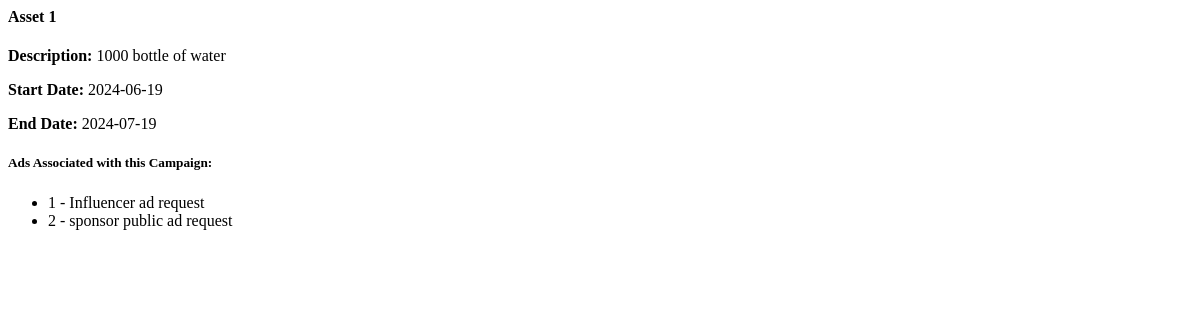
The app's page /campaign_details/1 (signed in), older data.
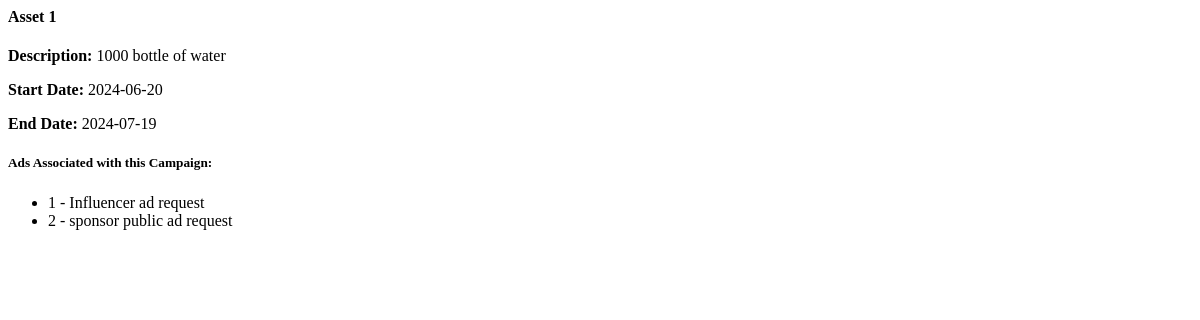
The same page, newer data.
### app/models.py (models this page shows)
class Campaign(db.Model):
    id = db.Column(db.Integer, primary_key=True)
    name = db.Column(db.String(100), nullable=False)
    description = db.Column(db.Text, nullable=False)
    budget = db.Column(db.Float, nullable=False)
    visibility = db.Column(db.String(10), nullable=False)  # 'public', 'private'
    start_date = db.Column(db.Date, nullable=False)
    end_date = db.Column(db.Date, nullable=False)
    user_id = db.Column(db.Integer, db.ForeignKey('user.id'), nullable=False)
    ad_requests = db.relationship('AdRequest', backref='campaign', lazy=True)
    flag = db.Column(db.Boolean, default=False, nullable=False)  # Add flag column

class AdRequest(db.Model):
    id = db.Column(db.Integer, primary_key=True)
    campaign_id = db.Column(db.Integer, db.ForeignKey('campaign.id'), nullable=False)
    influencer_id = db.Column(db.Integer, db.ForeignKey('user.id'), nullable=False)
    requirements = db.Column(db.Text, nullable=False)
    payment_amount = db.Column(db.Float, nullable=False)
    status_influencer = db.Column(db.String(10), nullable=False)
    status_sponsor = db.Column(db.String(10), nullable=False)

### app/routes.py (the view)
@main.route('/campaign_details/<int:campaign_id>', methods=['GET'])
@login_required
def campaign_details(campaign_id):
    campaign = Campaign.query.get_or_404(campaign_id)
    if current_user.role == "influencer":
        ads = AdRequest.query.filter_by(campaign_id=campaign.id, influencer_id = current_user.id).all()
    elif current_user.role == "sponsor":
        ads = AdRequest.query.filter_by(campaign_id=campaign.id).all()
    return render_template('campaign_details.html', campaign=campaign, ads=ads)

### app/models.py (called while the page is built)
@login_manager.user_loader
def load_user(user_id):
    return User.query.get(int(user_id))

### app/templates/campaign_details.html
<div>
    <h4>{{ campaign.name }}</h4>
    <p><strong>Description:</strong> {{ campaign.description }}</p>
    <p><strong>Start Date:</strong> {{ campaign.start_date }}</p>
    <p><strong>End Date:</strong> {{ campaign.end_date }}</p>
    <h5>Ads Associated with this Campaign:</h5>
    <ul>
        {% for ad in ads %}
            <li>{{ ad.id }} - {{ ad.requirements }}</li>
        {% endfor %}
    </ul>
</div>

Row changes from the older to the newer data that the page shows:
changed Campaign "Asset 1": start_date "2024-06-19" → "2024-06-20"
